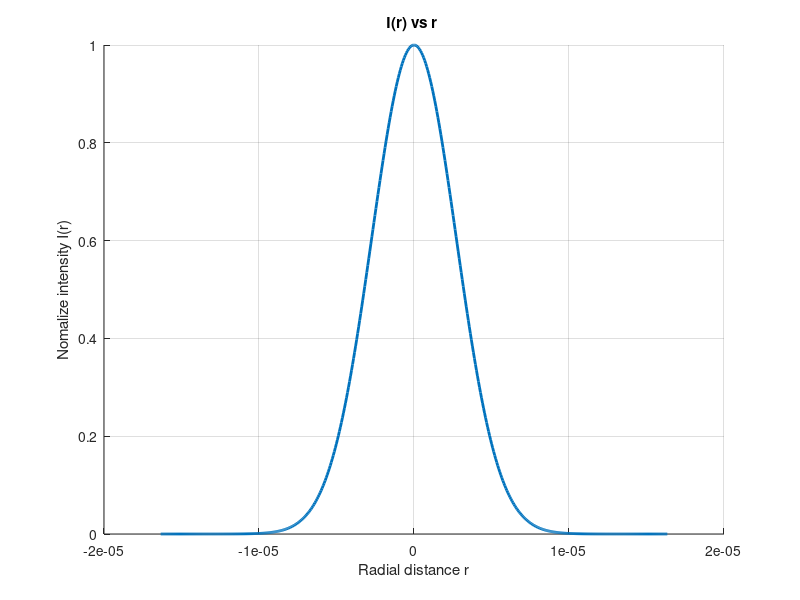

Write the MATLAB code that produced this figure.
clc;
clear;
close all;

n1 = 1.48;
n2 = 1.46;

a = 8e-6;              % Core radius (m)
lamda = 870e-9;        % Wavelength (m)

NA = sqrt(n1^2-n2^2);

V = (2*pi*a*NA)/lamda;

w = a*(0.65 + 1.619/(V^(3/2)) + 2.879/(V^6));

MFD = 2*w;

fprintf('Numerical Aperture = %.4f\n',NA);
fprintf('V number = %.3f\n',V);
fprintf('Mode Field Radius = %.3f um\n',w*1e6);
fprintf('Mode Field Diameter = %.3f um\n',MFD*1e6);
r = linspace(-3*w , 3*w ,500);
I = exp(-(2*(r.^2)/(w^2)));
figure ;
hold on;
grid on;

plot(r,I,'LineWidth',2);

xlabel('Radial distance r');
ylabel('Nomalize intensity I(r)');
title('I(r) vs r ');
hold off;
